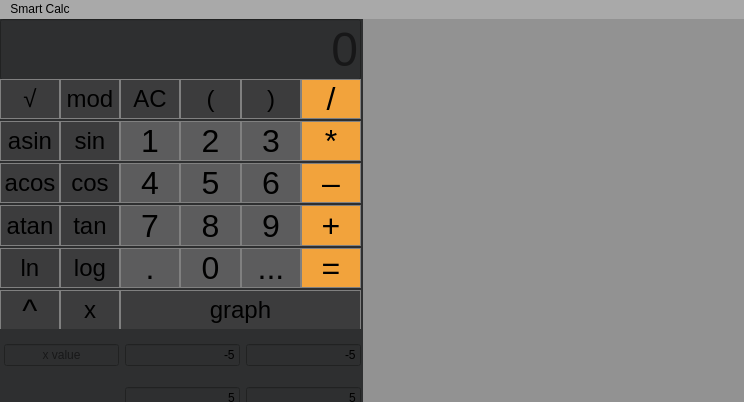
<?xml version="1.0" encoding="UTF-8"?>
<ui version="4.0">
 <class>MainWindow</class>
 <widget class="QMainWindow" name="MainWindow">
  <property name="geometry">
   <rect>
    <x>0</x>
    <y>0</y>
    <width>744</width>
    <height>402</height>
   </rect>
  </property>
  <property name="sizePolicy">
   <sizepolicy hsizetype="Fixed" vsizetype="Fixed">
    <horstretch>0</horstretch>
    <verstretch>0</verstretch>
   </sizepolicy>
  </property>
  <property name="minimumSize">
   <size>
    <width>361</width>
    <height>270</height>
   </size>
  </property>
  <property name="maximumSize">
   <size>
    <width>744</width>
    <height>402</height>
   </size>
  </property>
  <property name="windowTitle">
   <string>MainWindow</string>
  </property>
  <property name="styleSheet">
   <string notr="true">background-color:rgb(169, 169, 169)</string>
  </property>
  <widget class="QWidget" name="centralwidget">
   <property name="styleSheet">
    <string notr="true">background-color:rgb(46, 47, 48)</string>
   </property>
   <widget class="QLineEdit" name="lineEdit">
    <property name="geometry">
     <rect>
      <x>0</x>
      <y>0</y>
      <width>361</width>
      <height>61</height>
     </rect>
    </property>
    <property name="font">
     <font>
      <family>Arial</family>
      <pointsize>36</pointsize>
      <italic>false</italic>
      <bold>false</bold>
     </font>
    </property>
    <property name="cursor">
     <cursorShape>BlankCursor</cursorShape>
    </property>
    <property name="autoFillBackground">
     <bool>false</bool>
    </property>
    <property name="styleSheet">
     <string notr="true">font: 36pt &quot;Arial&quot;;
set color:rgb(169, 169, 169)
background-color:rgb(169, 169, 169)
</string>
    </property>
    <property name="text">
     <string/>
    </property>
    <property name="alignment">
     <set>Qt::AlignRight|Qt::AlignTrailing|Qt::AlignVCenter</set>
    </property>
    <property name="dragEnabled">
     <bool>false</bool>
    </property>
    <property name="placeholderText">
     <string>0</string>
    </property>
   </widget>
   <widget class="QWidget" name="gridLayoutWidget">
    <property name="geometry">
     <rect>
      <x>0</x>
      <y>60</y>
      <width>361</width>
      <height>251</height>
     </rect>
    </property>
    <property name="font">
     <font>
      <family>Arial</family>
      <pointsize>18</pointsize>
     </font>
    </property>
    <property name="styleSheet">
     <string notr="true">QPushButton {
	border:1px solid gray;
}
QPushButton:pressed {
background-color: qlineargradient(x1: 0, y1: 0, x2:0, y2: 1,
stop: 0 #dadbde, stop: 1 #f6f7fa);
}</string>
    </property>
    <layout class="QGridLayout" name="gridLayout">
     <property name="leftMargin">
      <number>0</number>
     </property>
     <property name="horizontalSpacing">
      <number>0</number>
     </property>
     <property name="verticalSpacing">
      <number>2</number>
     </property>
     <item row="6" column="1" colspan="2">
      <widget class="QPushButton" name="pushButton_x">
       <property name="sizePolicy">
        <sizepolicy hsizetype="MinimumExpanding" vsizetype="MinimumExpanding">
         <horstretch>0</horstretch>
         <verstretch>0</verstretch>
        </sizepolicy>
       </property>
       <property name="font">
        <font>
         <family>Arial</family>
         <pointsize>18</pointsize>
        </font>
       </property>
       <property name="styleSheet">
        <string notr="true">background-color: rgb(60, 60, 61)</string>
       </property>
       <property name="text">
        <string>x</string>
       </property>
      </widget>
     </item>
     <item row="6" column="3" colspan="4">
      <widget class="QPushButton" name="pushButton_graph">
       <property name="sizePolicy">
        <sizepolicy hsizetype="MinimumExpanding" vsizetype="MinimumExpanding">
         <horstretch>0</horstretch>
         <verstretch>0</verstretch>
        </sizepolicy>
       </property>
       <property name="font">
        <font>
         <family>Arial</family>
         <pointsize>18</pointsize>
        </font>
       </property>
       <property name="styleSheet">
        <string notr="true">background-color: rgb(60, 60, 61)</string>
       </property>
       <property name="text">
        <string>graph</string>
       </property>
       <property name="shortcut">
        <string>Ctrl+G</string>
       </property>
      </widget>
     </item>
     <item row="4" column="6">
      <widget class="QPushButton" name="pushButton_14">
       <property name="sizePolicy">
        <sizepolicy hsizetype="MinimumExpanding" vsizetype="MinimumExpanding">
         <horstretch>0</horstretch>
         <verstretch>0</verstretch>
        </sizepolicy>
       </property>
       <property name="font">
        <font>
         <family>Arial</family>
         <pointsize>24</pointsize>
        </font>
       </property>
       <property name="styleSheet">
        <string notr="true">background-color:rgb(242, 163, 60)</string>
       </property>
       <property name="text">
        <string>+</string>
       </property>
      </widget>
     </item>
     <item row="4" column="5">
      <widget class="QPushButton" name="pushButton_4">
       <property name="sizePolicy">
        <sizepolicy hsizetype="MinimumExpanding" vsizetype="MinimumExpanding">
         <horstretch>0</horstretch>
         <verstretch>0</verstretch>
        </sizepolicy>
       </property>
       <property name="font">
        <font>
         <family>Arial</family>
         <pointsize>24</pointsize>
        </font>
       </property>
       <property name="styleSheet">
        <string notr="true">background-color: rgb(92, 92, 93)



</string>
       </property>
       <property name="text">
        <string>9</string>
       </property>
      </widget>
     </item>
     <item row="0" column="0">
      <widget class="QPushButton" name="pushButton_sqrt">
       <property name="sizePolicy">
        <sizepolicy hsizetype="MinimumExpanding" vsizetype="MinimumExpanding">
         <horstretch>0</horstretch>
         <verstretch>0</verstretch>
        </sizepolicy>
       </property>
       <property name="font">
        <font>
         <family>Arial</family>
         <pointsize>18</pointsize>
        </font>
       </property>
       <property name="styleSheet">
        <string notr="true">background-color: rgb(60, 60, 61)</string>
       </property>
       <property name="text">
        <string>√</string>
       </property>
      </widget>
     </item>
     <item row="4" column="2">
      <widget class="QPushButton" name="pushButton_tan">
       <property name="sizePolicy">
        <sizepolicy hsizetype="MinimumExpanding" vsizetype="MinimumExpanding">
         <horstretch>0</horstretch>
         <verstretch>0</verstretch>
        </sizepolicy>
       </property>
       <property name="font">
        <font>
         <family>Arial</family>
         <pointsize>18</pointsize>
        </font>
       </property>
       <property name="styleSheet">
        <string notr="true">background-color: rgb(60, 60, 61)</string>
       </property>
       <property name="text">
        <string>tan</string>
       </property>
      </widget>
     </item>
     <item row="0" column="6">
      <widget class="QPushButton" name="pushButton_div">
       <property name="sizePolicy">
        <sizepolicy hsizetype="MinimumExpanding" vsizetype="MinimumExpanding">
         <horstretch>0</horstretch>
         <verstretch>0</verstretch>
        </sizepolicy>
       </property>
       <property name="font">
        <font>
         <family>Arial</family>
         <pointsize>24</pointsize>
        </font>
       </property>
       <property name="styleSheet">
        <string notr="true">background-color:rgb(242, 163, 60)</string>
       </property>
       <property name="text">
        <string>/</string>
       </property>
      </widget>
     </item>
     <item row="2" column="6">
      <widget class="QPushButton" name="pushButton_13">
       <property name="sizePolicy">
        <sizepolicy hsizetype="MinimumExpanding" vsizetype="MinimumExpanding">
         <horstretch>0</horstretch>
         <verstretch>0</verstretch>
        </sizepolicy>
       </property>
       <property name="font">
        <font>
         <family>Arial</family>
         <pointsize>24</pointsize>
        </font>
       </property>
       <property name="styleSheet">
        <string notr="true">background-color:rgb(242, 163, 60)</string>
       </property>
       <property name="text">
        <string>–</string>
       </property>
      </widget>
     </item>
     <item row="4" column="4">
      <widget class="QPushButton" name="pushButton_6">
       <property name="sizePolicy">
        <sizepolicy hsizetype="MinimumExpanding" vsizetype="MinimumExpanding">
         <horstretch>0</horstretch>
         <verstretch>0</verstretch>
        </sizepolicy>
       </property>
       <property name="font">
        <font>
         <family>Arial</family>
         <pointsize>24</pointsize>
        </font>
       </property>
       <property name="styleSheet">
        <string notr="true">background-color: rgb(92, 92, 93)



</string>
       </property>
       <property name="text">
        <string>8</string>
       </property>
      </widget>
     </item>
     <item row="1" column="4">
      <widget class="QPushButton" name="pushButton_7">
       <property name="sizePolicy">
        <sizepolicy hsizetype="MinimumExpanding" vsizetype="MinimumExpanding">
         <horstretch>0</horstretch>
         <verstretch>0</verstretch>
        </sizepolicy>
       </property>
       <property name="font">
        <font>
         <family>Arial</family>
         <pointsize>24</pointsize>
        </font>
       </property>
       <property name="styleSheet">
        <string notr="true">background-color: rgb(92, 92, 93)



</string>
       </property>
       <property name="text">
        <string>2</string>
       </property>
      </widget>
     </item>
     <item row="2" column="4">
      <widget class="QPushButton" name="pushButton_9">
       <property name="sizePolicy">
        <sizepolicy hsizetype="MinimumExpanding" vsizetype="MinimumExpanding">
         <horstretch>0</horstretch>
         <verstretch>0</verstretch>
        </sizepolicy>
       </property>
       <property name="font">
        <font>
         <family>Arial</family>
         <pointsize>24</pointsize>
        </font>
       </property>
       <property name="styleSheet">
        <string notr="true">background-color: rgb(92, 92, 93)



</string>
       </property>
       <property name="text">
        <string>5</string>
       </property>
      </widget>
     </item>
     <item row="0" column="3">
      <widget class="QPushButton" name="pushButton_18">
       <property name="sizePolicy">
        <sizepolicy hsizetype="MinimumExpanding" vsizetype="MinimumExpanding">
         <horstretch>0</horstretch>
         <verstretch>0</verstretch>
        </sizepolicy>
       </property>
       <property name="font">
        <font>
         <family>Arial</family>
         <pointsize>18</pointsize>
        </font>
       </property>
       <property name="styleSheet">
        <string notr="true">background-color: rgb(60, 60, 61)</string>
       </property>
       <property name="text">
        <string>AC</string>
       </property>
       <property name="shortcut">
        <string>Ctrl+Alt+C</string>
       </property>
      </widget>
     </item>
     <item row="5" column="4">
      <widget class="QPushButton" name="pushButton_10">
       <property name="sizePolicy">
        <sizepolicy hsizetype="MinimumExpanding" vsizetype="MinimumExpanding">
         <horstretch>0</horstretch>
         <verstretch>0</verstretch>
        </sizepolicy>
       </property>
       <property name="font">
        <font>
         <family>Arial</family>
         <pointsize>24</pointsize>
        </font>
       </property>
       <property name="styleSheet">
        <string notr="true">background-color: rgb(92, 92, 93)



</string>
       </property>
       <property name="text">
        <string>0</string>
       </property>
      </widget>
     </item>
     <item row="2" column="3">
      <widget class="QPushButton" name="pushButton">
       <property name="sizePolicy">
        <sizepolicy hsizetype="MinimumExpanding" vsizetype="MinimumExpanding">
         <horstretch>0</horstretch>
         <verstretch>0</verstretch>
        </sizepolicy>
       </property>
       <property name="font">
        <font>
         <family>Arial</family>
         <pointsize>24</pointsize>
        </font>
       </property>
       <property name="styleSheet">
        <string notr="true">background-color: rgb(92, 92, 93)



</string>
       </property>
       <property name="text">
        <string>4</string>
       </property>
      </widget>
     </item>
     <item row="1" column="6">
      <widget class="QPushButton" name="pushButton_12">
       <property name="sizePolicy">
        <sizepolicy hsizetype="MinimumExpanding" vsizetype="MinimumExpanding">
         <horstretch>0</horstretch>
         <verstretch>0</verstretch>
        </sizepolicy>
       </property>
       <property name="font">
        <font>
         <family>Arial</family>
         <pointsize>24</pointsize>
        </font>
       </property>
       <property name="styleSheet">
        <string notr="true">background-color:rgb(242, 163, 60)</string>
       </property>
       <property name="text">
        <string>*</string>
       </property>
      </widget>
     </item>
     <item row="4" column="0">
      <widget class="QPushButton" name="pushButton_atan">
       <property name="sizePolicy">
        <sizepolicy hsizetype="MinimumExpanding" vsizetype="MinimumExpanding">
         <horstretch>0</horstretch>
         <verstretch>0</verstretch>
        </sizepolicy>
       </property>
       <property name="font">
        <font>
         <family>Arial</family>
         <pointsize>18</pointsize>
        </font>
       </property>
       <property name="styleSheet">
        <string notr="true">background-color: rgb(60, 60, 61)</string>
       </property>
       <property name="text">
        <string>atan</string>
       </property>
      </widget>
     </item>
     <item row="0" column="4">
      <widget class="QPushButton" name="pushButton_bracket_open">
       <property name="sizePolicy">
        <sizepolicy hsizetype="MinimumExpanding" vsizetype="MinimumExpanding">
         <horstretch>0</horstretch>
         <verstretch>0</verstretch>
        </sizepolicy>
       </property>
       <property name="font">
        <font>
         <family>Arial</family>
         <pointsize>18</pointsize>
        </font>
       </property>
       <property name="styleSheet">
        <string notr="true">background-color: rgb(60, 60, 61)</string>
       </property>
       <property name="text">
        <string>(</string>
       </property>
      </widget>
     </item>
     <item row="2" column="2">
      <widget class="QPushButton" name="pushButton_cos">
       <property name="sizePolicy">
        <sizepolicy hsizetype="MinimumExpanding" vsizetype="MinimumExpanding">
         <horstretch>0</horstretch>
         <verstretch>0</verstretch>
        </sizepolicy>
       </property>
       <property name="sizeIncrement">
        <size>
         <width>4</width>
         <height>4</height>
        </size>
       </property>
       <property name="font">
        <font>
         <family>Arial</family>
         <pointsize>18</pointsize>
        </font>
       </property>
       <property name="styleSheet">
        <string notr="true">background-color: rgb(60, 60, 61)</string>
       </property>
       <property name="text">
        <string>cos</string>
       </property>
      </widget>
     </item>
     <item row="5" column="3">
      <widget class="QPushButton" name="pushButton_16">
       <property name="sizePolicy">
        <sizepolicy hsizetype="MinimumExpanding" vsizetype="MinimumExpanding">
         <horstretch>0</horstretch>
         <verstretch>0</verstretch>
        </sizepolicy>
       </property>
       <property name="font">
        <font>
         <family>Arial</family>
         <pointsize>24</pointsize>
        </font>
       </property>
       <property name="styleSheet">
        <string notr="true">background-color: rgb(92, 92, 93)



</string>
       </property>
       <property name="text">
        <string>.</string>
       </property>
      </widget>
     </item>
     <item row="1" column="0">
      <widget class="QPushButton" name="pushButton_asin">
       <property name="sizePolicy">
        <sizepolicy hsizetype="MinimumExpanding" vsizetype="MinimumExpanding">
         <horstretch>0</horstretch>
         <verstretch>0</verstretch>
        </sizepolicy>
       </property>
       <property name="font">
        <font>
         <family>Arial</family>
         <pointsize>18</pointsize>
        </font>
       </property>
       <property name="styleSheet">
        <string notr="true">background-color: rgb(60, 60, 61)</string>
       </property>
       <property name="text">
        <string>asin</string>
       </property>
      </widget>
     </item>
     <item row="1" column="3">
      <widget class="QPushButton" name="pushButton_8">
       <property name="sizePolicy">
        <sizepolicy hsizetype="MinimumExpanding" vsizetype="MinimumExpanding">
         <horstretch>0</horstretch>
         <verstretch>0</verstretch>
        </sizepolicy>
       </property>
       <property name="font">
        <font>
         <family>Arial</family>
         <pointsize>24</pointsize>
        </font>
       </property>
       <property name="styleSheet">
        <string notr="true">background-color: rgb(92, 92, 93)



</string>
       </property>
       <property name="text">
        <string>1</string>
       </property>
      </widget>
     </item>
     <item row="2" column="5">
      <widget class="QPushButton" name="pushButton_5">
       <property name="sizePolicy">
        <sizepolicy hsizetype="MinimumExpanding" vsizetype="MinimumExpanding">
         <horstretch>0</horstretch>
         <verstretch>0</verstretch>
        </sizepolicy>
       </property>
       <property name="font">
        <font>
         <family>Arial</family>
         <pointsize>24</pointsize>
        </font>
       </property>
       <property name="styleSheet">
        <string notr="true">background-color: rgb(92, 92, 93)



</string>
       </property>
       <property name="text">
        <string>6</string>
       </property>
      </widget>
     </item>
     <item row="0" column="2">
      <widget class="QPushButton" name="pushButton_mod">
       <property name="sizePolicy">
        <sizepolicy hsizetype="MinimumExpanding" vsizetype="MinimumExpanding">
         <horstretch>0</horstretch>
         <verstretch>0</verstretch>
        </sizepolicy>
       </property>
       <property name="font">
        <font>
         <family>Arial</family>
         <pointsize>18</pointsize>
        </font>
       </property>
       <property name="styleSheet">
        <string notr="true">background-color: rgb(60, 60, 61)</string>
       </property>
       <property name="text">
        <string>mod</string>
       </property>
      </widget>
     </item>
     <item row="1" column="2">
      <widget class="QPushButton" name="pushButton_sin">
       <property name="sizePolicy">
        <sizepolicy hsizetype="MinimumExpanding" vsizetype="MinimumExpanding">
         <horstretch>0</horstretch>
         <verstretch>0</verstretch>
        </sizepolicy>
       </property>
       <property name="font">
        <font>
         <family>Arial</family>
         <pointsize>18</pointsize>
        </font>
       </property>
       <property name="styleSheet">
        <string notr="true">background-color: rgb(60, 60, 61)</string>
       </property>
       <property name="text">
        <string>sin</string>
       </property>
      </widget>
     </item>
     <item row="5" column="0">
      <widget class="QPushButton" name="pushButton_ln">
       <property name="sizePolicy">
        <sizepolicy hsizetype="MinimumExpanding" vsizetype="MinimumExpanding">
         <horstretch>0</horstretch>
         <verstretch>0</verstretch>
        </sizepolicy>
       </property>
       <property name="font">
        <font>
         <family>Arial</family>
         <pointsize>18</pointsize>
        </font>
       </property>
       <property name="styleSheet">
        <string notr="true">background-color: rgb(60, 60, 61)</string>
       </property>
       <property name="text">
        <string>ln</string>
       </property>
      </widget>
     </item>
     <item row="2" column="0">
      <widget class="QPushButton" name="pushButton_acos">
       <property name="sizePolicy">
        <sizepolicy hsizetype="MinimumExpanding" vsizetype="MinimumExpanding">
         <horstretch>0</horstretch>
         <verstretch>0</verstretch>
        </sizepolicy>
       </property>
       <property name="font">
        <font>
         <family>Arial</family>
         <pointsize>18</pointsize>
        </font>
       </property>
       <property name="styleSheet">
        <string notr="true">background-color: rgb(60, 60, 61)</string>
       </property>
       <property name="text">
        <string>acos</string>
       </property>
      </widget>
     </item>
     <item row="1" column="5">
      <widget class="QPushButton" name="pushButton_2">
       <property name="sizePolicy">
        <sizepolicy hsizetype="MinimumExpanding" vsizetype="MinimumExpanding">
         <horstretch>0</horstretch>
         <verstretch>0</verstretch>
        </sizepolicy>
       </property>
       <property name="font">
        <font>
         <family>Arial</family>
         <pointsize>24</pointsize>
        </font>
       </property>
       <property name="styleSheet">
        <string notr="true">background-color: rgb(92, 92, 93)



</string>
       </property>
       <property name="text">
        <string>3</string>
       </property>
      </widget>
     </item>
     <item row="6" column="0">
      <widget class="QPushButton" name="pushButton_exp">
       <property name="sizePolicy">
        <sizepolicy hsizetype="MinimumExpanding" vsizetype="MinimumExpanding">
         <horstretch>0</horstretch>
         <verstretch>0</verstretch>
        </sizepolicy>
       </property>
       <property name="font">
        <font>
         <family>Arial</family>
         <pointsize>24</pointsize>
        </font>
       </property>
       <property name="styleSheet">
        <string notr="true">background-color: rgb(60, 60, 61)</string>
       </property>
       <property name="text">
        <string>^</string>
       </property>
      </widget>
     </item>
     <item row="0" column="5">
      <widget class="QPushButton" name="pushButton_bracket_close">
       <property name="sizePolicy">
        <sizepolicy hsizetype="MinimumExpanding" vsizetype="MinimumExpanding">
         <horstretch>0</horstretch>
         <verstretch>0</verstretch>
        </sizepolicy>
       </property>
       <property name="font">
        <font>
         <family>Arial</family>
         <pointsize>18</pointsize>
        </font>
       </property>
       <property name="styleSheet">
        <string notr="true">background-color: rgb(60, 60, 61)</string>
       </property>
       <property name="text">
        <string>)</string>
       </property>
      </widget>
     </item>
     <item row="4" column="3">
      <widget class="QPushButton" name="pushButton_3">
       <property name="sizePolicy">
        <sizepolicy hsizetype="MinimumExpanding" vsizetype="MinimumExpanding">
         <horstretch>0</horstretch>
         <verstretch>0</verstretch>
        </sizepolicy>
       </property>
       <property name="font">
        <font>
         <family>Arial</family>
         <pointsize>24</pointsize>
        </font>
       </property>
       <property name="styleSheet">
        <string notr="true">background-color: rgb(92, 92, 93)



</string>
       </property>
       <property name="text">
        <string>7</string>
       </property>
      </widget>
     </item>
     <item row="5" column="2">
      <widget class="QPushButton" name="pushButton_log">
       <property name="sizePolicy">
        <sizepolicy hsizetype="MinimumExpanding" vsizetype="MinimumExpanding">
         <horstretch>0</horstretch>
         <verstretch>0</verstretch>
        </sizepolicy>
       </property>
       <property name="font">
        <font>
         <family>Arial</family>
         <pointsize>18</pointsize>
        </font>
       </property>
       <property name="styleSheet">
        <string notr="true">background-color: rgb(60, 60, 61)</string>
       </property>
       <property name="text">
        <string>log</string>
       </property>
      </widget>
     </item>
     <item row="5" column="6">
      <widget class="QPushButton" name="pushButton_eq">
       <property name="sizePolicy">
        <sizepolicy hsizetype="MinimumExpanding" vsizetype="MinimumExpanding">
         <horstretch>0</horstretch>
         <verstretch>0</verstretch>
        </sizepolicy>
       </property>
       <property name="sizeIncrement">
        <size>
         <width>0</width>
         <height>0</height>
        </size>
       </property>
       <property name="font">
        <font>
         <family>Arial</family>
         <pointsize>24</pointsize>
        </font>
       </property>
       <property name="styleSheet">
        <string notr="true">background-color:rgb(242, 163, 60)</string>
       </property>
       <property name="text">
        <string>=</string>
       </property>
       <property name="shortcut">
        <string>Return</string>
       </property>
      </widget>
     </item>
     <item row="5" column="5">
      <widget class="QPushButton" name="pushButton_size">
       <property name="sizePolicy">
        <sizepolicy hsizetype="MinimumExpanding" vsizetype="MinimumExpanding">
         <horstretch>0</horstretch>
         <verstretch>0</verstretch>
        </sizepolicy>
       </property>
       <property name="font">
        <font>
         <family>Arial</family>
         <pointsize>24</pointsize>
        </font>
       </property>
       <property name="styleSheet">
        <string notr="true">background-color: rgb(92, 92, 93)



</string>
       </property>
       <property name="text">
        <string>...</string>
       </property>
      </widget>
     </item>
    </layout>
   </widget>
   <widget class="QCustomPlot" name="widget" native="true">
    <property name="geometry">
     <rect>
      <x>363</x>
      <y>0</y>
      <width>381</width>
      <height>401</height>
     </rect>
    </property>
    <property name="styleSheet">
     <string notr="true">background-color:rgb(146, 146, 146)</string>
    </property>
   </widget>
   <widget class="QWidget" name="layoutWidget">
    <property name="geometry">
     <rect>
      <x>0</x>
      <y>310</y>
      <width>361</width>
      <height>97</height>
     </rect>
    </property>
    <layout class="QGridLayout" name="gridLayout_2">
     <property name="leftMargin">
      <number>4</number>
     </property>
     <item row="1" column="1">
      <widget class="QLineEdit" name="lineEdit_xmax">
       <property name="text">
        <string>5</string>
       </property>
       <property name="alignment">
        <set>Qt::AlignRight|Qt::AlignTrailing|Qt::AlignVCenter</set>
       </property>
       <property name="placeholderText">
        <string>x max</string>
       </property>
      </widget>
     </item>
     <item row="1" column="2">
      <widget class="QLineEdit" name="lineEdit_ymax">
       <property name="text">
        <string>5</string>
       </property>
       <property name="alignment">
        <set>Qt::AlignRight|Qt::AlignTrailing|Qt::AlignVCenter</set>
       </property>
       <property name="placeholderText">
        <string>y max</string>
       </property>
      </widget>
     </item>
     <item row="0" column="0">
      <widget class="QLineEdit" name="line_X">
       <property name="alignment">
        <set>Qt::AlignCenter</set>
       </property>
       <property name="placeholderText">
        <string>x value</string>
       </property>
      </widget>
     </item>
     <item row="0" column="1">
      <widget class="QLineEdit" name="lineEdit_xmin">
       <property name="text">
        <string>-5</string>
       </property>
       <property name="alignment">
        <set>Qt::AlignRight|Qt::AlignTrailing|Qt::AlignVCenter</set>
       </property>
       <property name="placeholderText">
        <string>x min</string>
       </property>
      </widget>
     </item>
     <item row="0" column="2">
      <widget class="QLineEdit" name="lineEdit_ymin">
       <property name="text">
        <string>-5</string>
       </property>
       <property name="alignment">
        <set>Qt::AlignRight|Qt::AlignTrailing|Qt::AlignVCenter</set>
       </property>
       <property name="placeholderText">
        <string>y min</string>
       </property>
      </widget>
     </item>
    </layout>
   </widget>
   <zorder>lineEdit</zorder>
   <zorder>gridLayoutWidget</zorder>
   <zorder>layoutWidget</zorder>
   <zorder>widget</zorder>
  </widget>
  <widget class="QMenuBar" name="menubar">
   <property name="geometry">
    <rect>
     <x>0</x>
     <y>0</y>
     <width>744</width>
     <height>24</height>
    </rect>
   </property>
   <widget class="QMenu" name="menuSmart_Calc">
    <property name="title">
     <string>Smart Calc</string>
    </property>
    <addaction name="action"/>
    <addaction name="action_2"/>
   </widget>
   <addaction name="menuSmart_Calc"/>
  </widget>
  <action name="action">
   <property name="text">
    <string>Справка</string>
   </property>
   <property name="shortcut">
    <string>Meta+H</string>
   </property>
  </action>
  <action name="action_2">
   <property name="text">
    <string>Выйти</string>
   </property>
  </action>
 </widget>
 <customwidgets>
  <customwidget>
   <class>QCustomPlot</class>
   <extends>QWidget</extends>
   <header>qcustomplot.h</header>
   <container>1</container>
  </customwidget>
 </customwidgets>
 <resources/>
 <connections/>
</ui>
